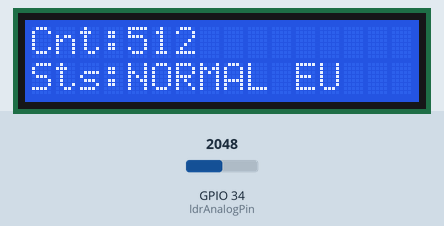
Recording of a sketch running on a simulated ESP32. Shown: 16×2 character LCD. Inputs (shaded band) come from the test bench; at power-on: GPIO 34 (ldrAnalogPin) = 2048 (analog values on the 0–4095 scale). WiFi joins after 1.5 s; servers stay silent unless stated; what the sketch prints to the serial monitor is not drawn.

Above: at 2.8 s.
2.9 s: GPIO 34 (ldrAnalogPin) set to 1842
At 4.3 s:
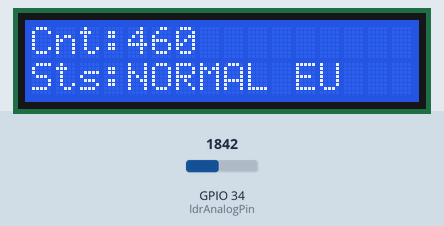
4.7 s: GPIO 34 (ldrAnalogPin) set to 1747
At 6.7 s:
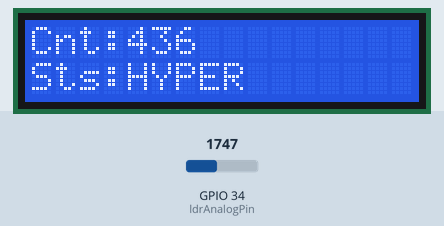
7.1 s: GPIO 34 (ldrAnalogPin) set to 3603
At 8.9 s:
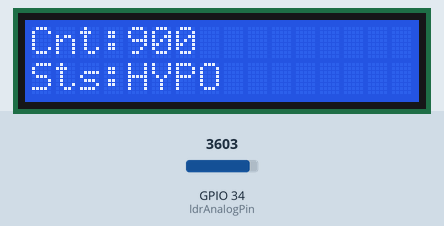
Timing chart, 0 to 10.4 s (numbered marks = the images above; inputs shaded):
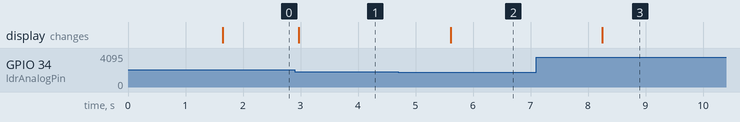

The sketch:

code.ino
```cpp
#include <WiFi.h>
#include <Firebase_ESP_Client.h>  // Firebase library
#include "addons/TokenHelper.h"
#include "addons/RTDBHelper.h"
#include <Wire.h>
#include <LiquidCrystal_I2C.h>

// LDR analog input pin
int ldrAnalogPin = 34;

// LCD setup (0x27 is common, change if needed)
LiquidCrystal_I2C lcd(0x27, 16, 2);

// WiFi credentials
#define WIFI_SSID "YOUR_SSID"
#define WIFI_PASSWORD "YOUR_PASS"

// Firebase credentials
#define API_KEY "AIzaSyDliFJ9VknWSm9Wr2iR3Tcea-ee4dG6cH8"
#define DATABASE_URL "https://mediguard-e1d64-default-rtdb.asia-southeast1.firebasedatabase.app/"

// Firebase objects
FirebaseData fbdo;
FirebaseAuth auth;
FirebaseConfig config;

void setup() {
  Serial.begin(115200);        // Serial Monitor baud rate
  analogReadResolution(10);    // ESP32 ADC resolution (0–1023)

  // LCD init
  lcd.begin();   // <-- FIXED HERE
  lcd.backlight();
  lcd.setCursor(0,0);
  lcd.print("Starting...");

  // Connect to Wi-Fi
  WiFi.begin(WIFI_SSID, WIFI_PASSWORD);
  lcd.clear();
  lcd.print("WiFi Connecting");
  Serial.print("Connecting to Wi-Fi");
  while (WiFi.status() != WL_CONNECTED) {
    Serial.print(".");
    delay(500);
  }
  Serial.println(" ✅ Connected!");
  lcd.clear();
  lcd.print("WiFi Connected");

  // Firebase setup
  config.api_key = API_KEY;
  config.database_url = DATABASE_URL;

  // Anonymous sign-in
  if (Firebase.signUp(&config, &auth, "", "")) {
    Serial.println("✅ Firebase sign-in OK");
    lcd.clear();
    lcd.print("Firebase OK");
  } else {
    Serial.printf("❌ Sign-up Error: %s\n", config.signer.signupError.message.c_str());
    lcd.clear();
    lcd.print("Firebase Error");
  }

  Firebase.begin(&config, &auth);
  Firebase.reconnectWiFi(true);
}

void loop() {
  int analogValue = analogRead(ldrAnalogPin);
  String status = "";

  // Thyroid classification
  if (analogValue > 750) {
    status = "HYPO";
  }
  else if (analogValue >= 450 && analogValue <= 750) {
    status = "NORMAL EU";
  }
  else if (analogValue < 450) {
    status = "HYPER";
  }

  // Print to Serial Monitor
  Serial.print("Count: ");
  Serial.print(analogValue);
  Serial.print(" | Status: ");
  Serial.println(status);

  // Show on LCD
  lcd.clear();
  lcd.setCursor(0,0);
  lcd.print("Cnt:");
  lcd.print(analogValue);
  lcd.setCursor(0,1);
  lcd.print("Sts:");
  lcd.print(status);

  // Send Count to Firebase
  if (Firebase.RTDB.setInt(&fbdo, "/thyroid/count", analogValue)) {
    Serial.println("✅ Count uploaded");
  } else {
    Serial.print("❌ Count upload failed: ");
    Serial.println(fbdo.errorReason());
  }

  // Send Status to Firebase
  if (Firebase.RTDB.setString(&fbdo, "/thyroid/status", status)) {
    Serial.println("✅ Status uploaded");
  } else {
    Serial.print("❌ Status upload failed: ");
    Serial.println(fbdo.errorReason());
  }

  delay(1000);  // Update every 1s
}
```

Measured:
- the behaviour switches between 1800 and 1799 on GPIO 34 (ldrAnalogPin) (found by bisection; images 1 and 2)
- after the input at 2.9 s, the display: changes after 0.07 s (image 1)
- after the input at 4.7 s, the display: changes after 0.91 s (image 2)
- after the input at 7.1 s, the display: changes after 1.1 s (image 3)
